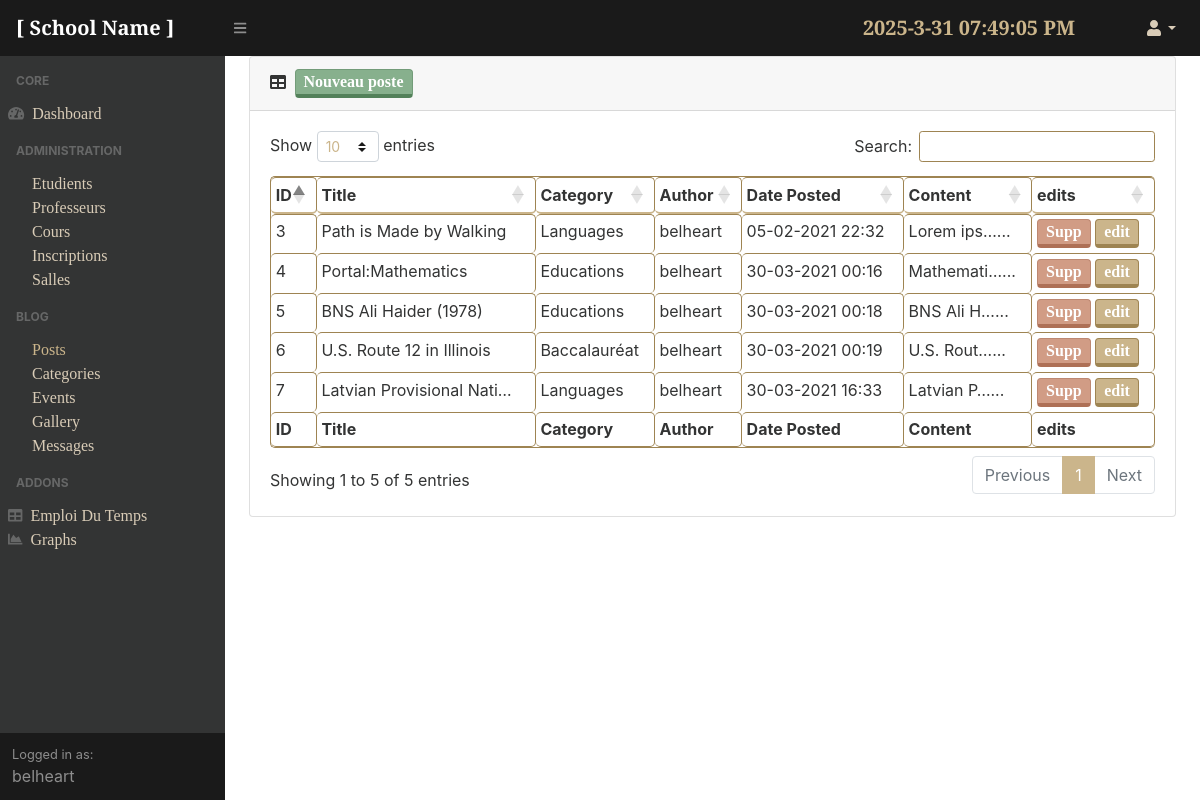
The page /adminpanel/posts/ (signed in) on the database its author committed.
### school/models.py (models this page shows, shortened)
class Post(models.Model):
    title = models.CharField(max_length=250)
    content = models.TextField()
    date_posted = models.DateTimeField(default=timezone.now)
    category = models.ForeignKey('school.Categories', on_delete=models.PROTECT)
    votes = models.IntegerField(default=0)
    author = models.ForeignKey(User, on_delete=models.CASCADE)

class Categories(models.Model):
    name = models.CharField(max_length = 250)
    def __str__(self):
        return self.name

### adminpanel/views.py (the view)
# urls.py: path('posts/', login_required(views.blogPosts), name="blog-posts"),
def blogPosts(request):
    posts = Post.objects.all().order_by('date_posted')
    return render(request, 'adminpanel/blog_posts.html',{'posts':posts})

### adminpanel/templates/adminpanel/blog_posts.html
{% extends 'adminpanel/base.html'%}
{% block content %}
<div class="card mb-4">
                            <div class="card-header">
                                <i class="fas fa-table mr-1"></i>
                                <a href="{% url 'new-post' %}" class="btn btn-outline-success p-0 px-2">Nouveau poste </a>
                            </div>
                            <div class="card-body">
                                <div class="table-responsive">
                                    <table class="table table-bordered table-sm" id="dataTable" width="100%" cellspacing="0">
                                        <thead>
                                            <tr>
						<th>ID</th>
                                                <th>Title</th>
                                                <th>Category</th>
                                                <th>Author</th>
                                                <th>Date Posted</th>
                                                <th>Content</th>
                                                <th>edits</th>
                                            </tr>
                                        </thead>
                                        <tfoot>
                                            <tr>
						<th>ID</th>
                                                <th>Title</th>
                                                <th>Category</th>
                                                <th>Author</th>
                                                <th>Date Posted</th>
                                                <th>Content</th>
                                                <th>edits</th>
                                            </tr>
                                        </tfoot>
                                        <tbody>
					{% for  post in posts %}
                                        <tr role="row" class="odd">
						                        <td>{{post.id}}</td>
						                        <td>{{post.title|truncatechars:25}}</td>
                                                <td>{{post.category}}</td>
                                                <td>{{post.author}}</td>
                                                <td>{{post.date_posted|date:"d-m-Y H:i"}}</td>
                                                <td>{{post.content|truncatechars:10}}...</td>
						{% if user.is_authenticated %}
                        <td><a href="{% url 'delete-post' post.id %}" class="max-auto btn btn-outline-danger p-0 px-2">Supp</a>
                            <a href="{% url 'update-post' post.id %}" class="max-auto btn btn-outline-info p-0 px-2">edit</a></td>
						{% endif %}
                                            </tr>
					{%endfor%}
                                        </tbody>
                                    </table>
                                </div>
                            </div>
                        </div>
{% endblock %}

### adminpanel/templates/adminpanel/base.html (shortened to what this page needs)
{%load static%}
<!DOCTYPE html>
<html lang="en">
    <head>
    <link href="{% static 'adminpanel/assets/css/styles.css'%}" rel="stylesheet" />
    <link href="https://cdn.datatables.net/1.10.20/css/dataTables.bootstrap4.min.css" rel="stylesheet" />
    </head>
    <body class="sb-nav-fixed">
        <nav class="sb-topnav navbar navbar-expand navbar-dark bg-dark">
            <a class="navbar-brand" href="{% url 'blog-home' %}">[ School Name ]</a>
            <button class="btn btn-link btn-sm order-1 order-lg-0" id="sidebarToggle" href="#"><i class="fas fa-bars"></i></button>
            <form class="d-none d-md-inline-block form-inline ml-auto mr-0 mr-md-3 my-2 my-md-0">
                <p id="MyClockDisplay"  class="navbar-brand mr-5 text-gold" onload="showTime()"></p>
            </form>
            <ul class="navbar-nav ml-auto ml-md-0">
                <li class="nav-item dropdown">
                    <a class="nav-link dropdown-toggle" id="userDropdown" href="#" role="button" data-toggle="dropdown" aria-haspopup="true" aria-expanded="false"><i class="fas fa-user fa-fw"></i></a>
                </li>
            </ul>
        </nav>
        <div id="layoutSidenav">
            <div id="layoutSidenav_nav">
                <nav class="sb-sidenav accordion sb-sidenav-dark" id="sidenavAccordion">
                    <div class="sb-sidenav-menu">
                        <div class="nav">
                            <div class="sb-sidenav-menu-heading">Core</div>
                            <a class="nav-link" href="{% url 'dashboard' %}">
                                <div class="sb-nav-link-icon"><i class="fas fa-tachometer-alt"></i></div>
                                Dashboard
                            </a>
                            <div class="sb-sidenav-menu-heading">Administration</div>
                            <div class="collapse show" id="collapseLayouts" aria-labelledby="headingOne" data-parent="#sidenavAccordion" style="">
                                <nav class="sb-sidenav-menu-nested nav">
                                    <a class="nav-link" href="{% url 'students' %}">Etudients</a>
                                    <a class="nav-link" href="{% url 'teachers' %}">Professeurs</a>
                                    <a class="nav-link" href="{% url 'courses' %}">Cours</a>
                                    <a class="nav-link" href="{% url 'inscriptions' %}">Inscriptions</a>
                                    <a class="nav-link" href="{% url 'salles' %}">Salles</a>
                                </nav>
                            </div>
                            <div class="sb-sidenav-menu-heading">Blog</div>
                            <div class="collapse show" id="collapseLayouts" aria-labelledby="headingOne" data-parent="#sidenavAccordion" style="">
                                <nav class="sb-sidenav-menu-nested nav">
                                    <a class="nav-link" href="{% url 'blog-posts' %}">Posts</a>
                                    <a class="nav-link" href="{% url 'categories' %}">Categories</a>
                                    <a class="nav-link" href="{% url 'events-admin' %}">Events</a>
                                    <a class="nav-link" href="{% url 'gallery' %}">Gallery</a>
                                    <a class="nav-link" href="{% url 'messages' %}">Messages</a>
                                </nav>
                            </div>
                            <div class="sb-sidenav-menu-heading">Addons</div>
                            <a class="nav-link" href="{% url 'schedule'%}">
                                <div class="sb-nav-link-icon"><i class="fas fa-table"></i></div>
                                Emploi Du Temps
                            </a>
                            <a class="nav-link" href="{% url 'charts'%}">
                                <div class="sb-nav-link-icon"><i class="fas fa-chart-area"></i></div>
                                Graphs
                            </a>
                        </div>
                    </div>
                    <div class="sb-sidenav-footer">
                        <div class="small">Logged in as:</div>
                        {{user.username}}
                    </div>
                </nav>
            </div>
        <div id='layoutSidenav_content'>
        <main>
        <div class="container-fluid">
            {% block content %}{% endblock %}
        </div>
        </main>
        </div>
    </body>
</html>

### rows shown on the page
Post: id "3", title "Path is Made by Walking", category "Languages", author "belheart", date_posted "05-02-2021 22:32", content "Lorem ips…"
Post: id "4", title "Portal:Mathematics", category "Educations", author "belheart", date_posted "30-03-2021 00:16", content "Mathemati…"
Post: id "5", title "BNS Ali Haider (1978)", category "Educations", author "belheart", date_posted "30-03-2021 00:18", content "BNS Ali H…"
Post: id "6", title "U.S. Route 12 in Illinois", category "Baccalauréat", author "belheart", date_posted "30-03-2021 00:19", content "U.S. Rout…"
Post: id "7", title "Latvian Provisional Nati…", category "Languages", author "belheart", date_posted "30-03-2021 16:33", content "Latvian P…"

### other values the page prints
{{ user.username }} "belheart"
